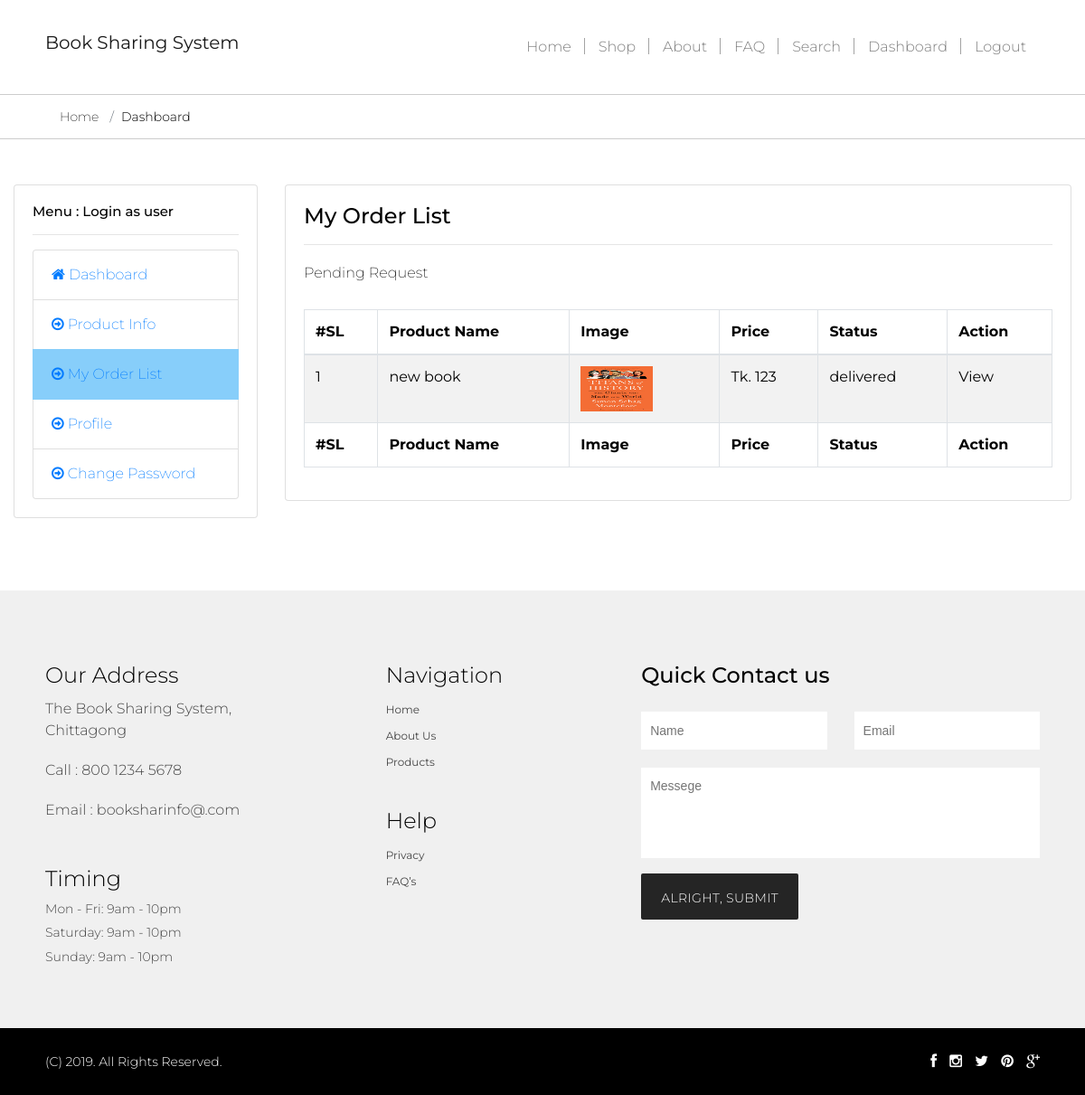
Page /myOrderList.php (signed in) on the earlier database version.
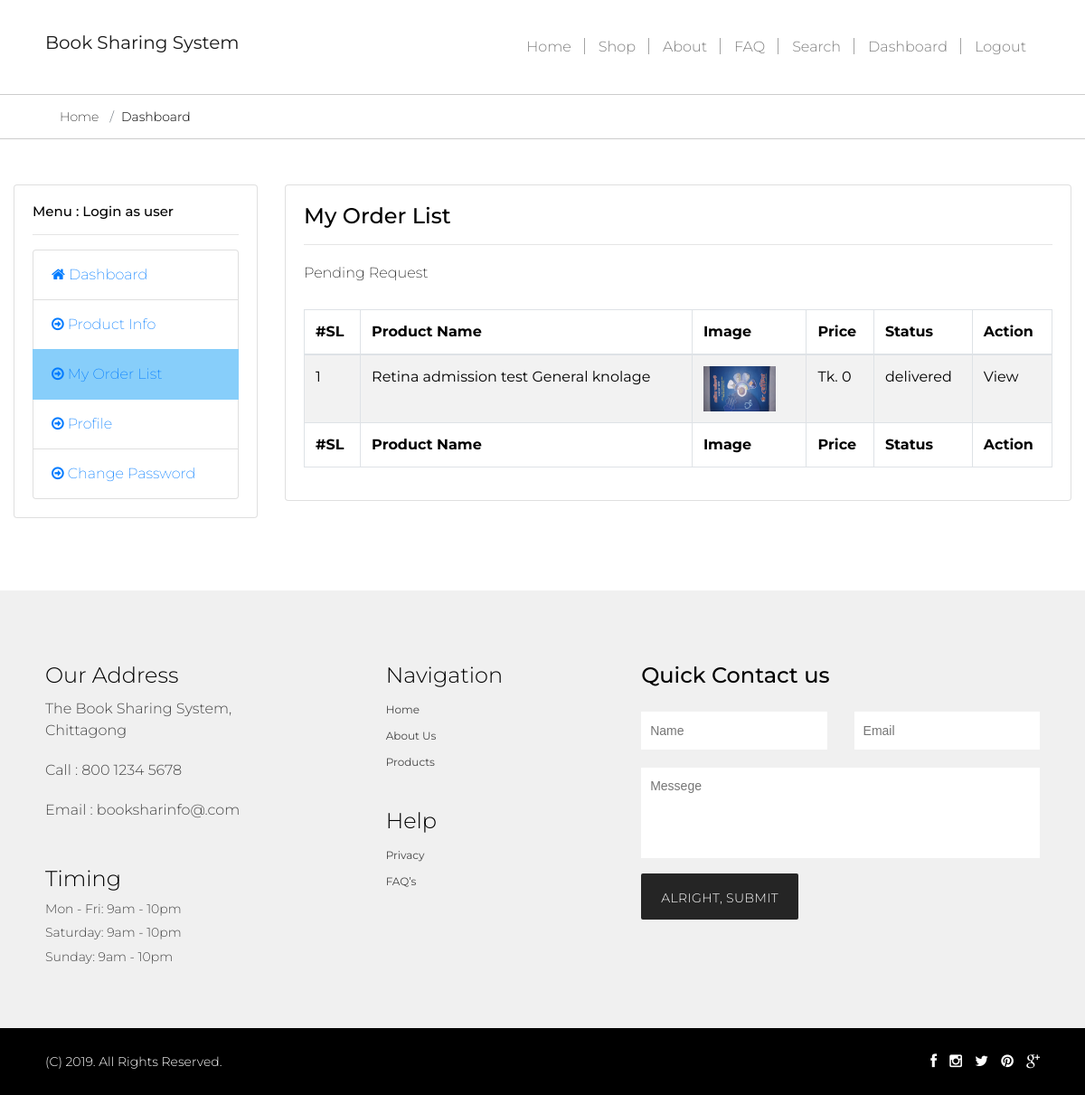
Same page on the later database version.
### tables this page shows
CREATE TABLE IF NOT EXISTS `tbcheckout` (
  `iAutoId` int(11) NOT NULL AUTO_INCREMENT,
  `vUserId` varchar(150) NOT NULL,
  `vProductId` varchar(150) NOT NULL,
  `vProductName` varchar(150) NOT NULL,
  `vUploadBy` varchar(150) NOT NULL,
  `vCarrierId` varchar(150) NOT NULL,
  `vBkashNo` varchar(150) NOT NULL,
  `vTransactionId` varchar(150) NOT NULL,
  `vStatus` varchar(150) NOT NULL DEFAULT 'pending for user Approval',
  `vPrice` double NOT NULL,
  `vSharingType` varchar(150) NOT NULL,
  `dDate` date NOT NULL,
  PRIMARY KEY (`iAutoId`)
);

### lib/Database.php (called while the page is built, shortened)
<?php
Class Database{
  public $host   = DB_HOST;
  public $pass   = DB_PASS;
  public $user   = DB_USER;
  public $dbname = DB_NAME;
  public $link;
  private function connectDB()
  {
    $this->link = new mysqli($this->host, $this->user, $this->pass, $this->dbname);
    mysqli_query($this->link,"SET CHARACTER SET utf8");
    mysqli_query($this->link,"SET SESSION collation_connection ='utf8_general_ci'");
  }
  public function select($query){
    $result = $this->link->query($query) or die($this->link->error.__LINE__);
    if($result->num_rows > 0){
      return $result;
    }
    else {
      return false;
    }
  }
}

### lib/Session.php (called while the page is built, shortened)
<?php
class Session{
public static function get($key){
  if (isset($_SESSION[$key])) {
  return $_SESSION[$key];
  } else {
   return false;
  }
}
}
?>

### myOrderList.php (the view, shortened to what this page needs)
<?php
	include 'inc/header.php';
?>
<?php
	include 'inc/dashboardSidebar.php';
?>
    <div class="col-xs-9 col-sm-9 col-md-9 col-lg-9">
        <div class="card">
            <div class="card-body">
                <h4 class="card-title">My Order List</h4>
                <hr>
                    <p>Pending Request</p>
                    <table id="example" class="table table-striped table-bordered" style="width:100%">
                        <thead>
                            <tr>
                                <th>#SL</th>
                                <th>Product Name</th>
                                <th>Image</th>
                                <th>Price</th>
                                <th>Status</th>
                                <th>Action</th>
                            </tr>
                        </thead>
                        <tbody>
                        <?php
                            $query="select iAutoId,vUserId,vProductId,vProductName,
                            (select vImage1 from tbproductinfo where iAutoId=a.vProductId)vImage1,vUploadBy,vPrice,vStatus
                            from tbcheckout a where vUserId='$vUserId' ";
                            $selectData=$db->select($query);
                            if($selectData)
                            {
                                    $i=1;
                                    while($result=$selectData->fetch_assoc())
                                    {
                                ?>
                                <tr>
                                    <td><?php echo $i;?></td>
                                    <td><?php echo $result['vProductName'];?></td>
                                    <td><img style=" width: 80px; height: 50px;" src="<?php echo $result['vImage1'];?>" alt=""/></td>
                                    <td>Tk. <?php echo $result['vPrice'];?></td>
                                    <td><?php echo $result['vStatus'];?></td>
                                    <td>View</td>
                                </tr>
                               <?php $i++;
                                }
                            }
                        ?>
                        </tbody>
                        <tfoot>
                            <tr>
                                <th>#SL</th>
                                <th>Product Name</th>
                                <th>Image</th>
                                <th>Price</th>
                                <th>Status</th>
                                <th>Action</th>
                            </tr>
                        </tfoot>
                    </table>
            </div>
        </div>
    </div>
<?php
	include 'inc/dashboardFooter.php';
	include 'inc/footer.php';
?>

Differences in the rows shown:
removed tbcheckout: vProductName "new book", vPrice "123", vStatus "delivered"
added tbcheckout: vProductName "Retina admission test General knolage", vPrice "0", vStatus "delivered"
